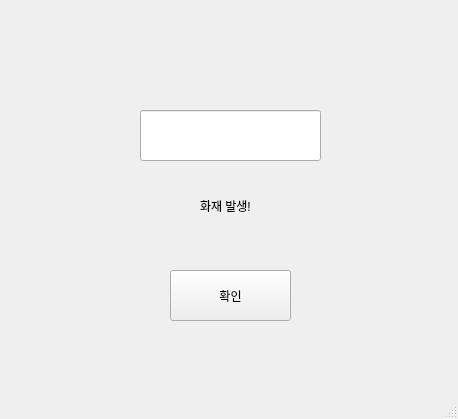
<?xml version="1.0" encoding="UTF-8"?>
<ui version="4.0">
 <class>MainWindow</class>
 <widget class="QMainWindow" name="MainWindow">
  <property name="geometry">
   <rect>
    <x>0</x>
    <y>0</y>
    <width>458</width>
    <height>419</height>
   </rect>
  </property>
  <property name="windowTitle">
   <string>MainWindow</string>
  </property>
  <widget class="QWidget" name="centralwidget">
   <widget class="QLabel" name="label_4">
    <property name="geometry">
     <rect>
      <x>200</x>
      <y>180</y>
      <width>71</width>
      <height>51</height>
     </rect>
    </property>
    <property name="text">
     <string>화재 발생!</string>
    </property>
   </widget>
   <widget class="QPushButton" name="confirmbtn">
    <property name="geometry">
     <rect>
      <x>170</x>
      <y>270</y>
      <width>121</width>
      <height>51</height>
     </rect>
    </property>
    <property name="text">
     <string>확인</string>
    </property>
   </widget>
   <widget class="QLineEdit" name="lineEdit">
    <property name="geometry">
     <rect>
      <x>140</x>
      <y>110</y>
      <width>181</width>
      <height>51</height>
     </rect>
    </property>
   </widget>
  </widget>
  <widget class="QStatusBar" name="statusbar"/>
 </widget>
 <resources/>
 <connections/>
</ui>
